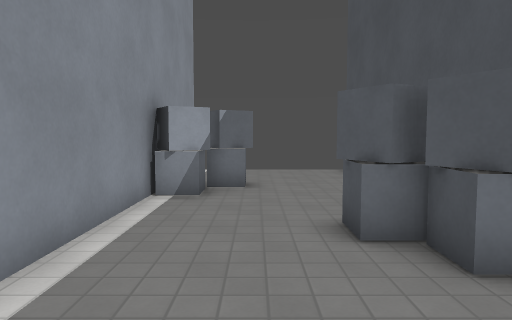
View 1 (above)

12 first-person views from a walk through a Godot game level. The camera is 1.4 m above the floor, tilts 4° down and sees 70° across. The floor is counted in squares, 1 m on a side. Each view is taken from the middle of a square. On the plan, view 1 faces up. The plan holds only what a view shows up to about 16 squares ahead; the rest is blank. Surface patterns are stand-ins for the level's own textures.

View 2
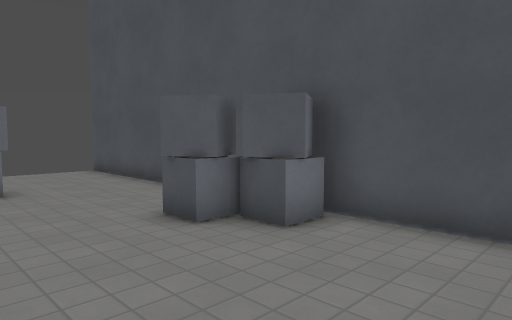

View 3
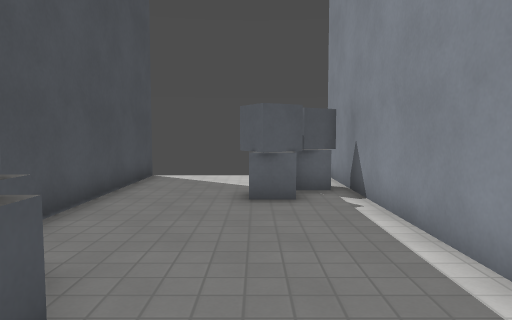

View 4
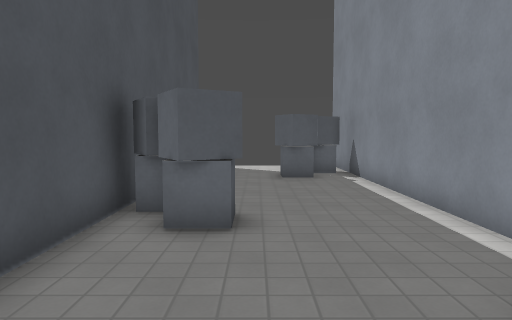

View 5
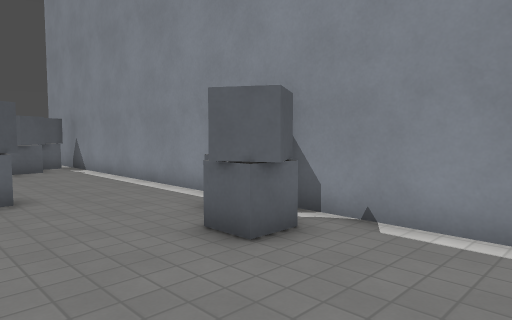

View 6
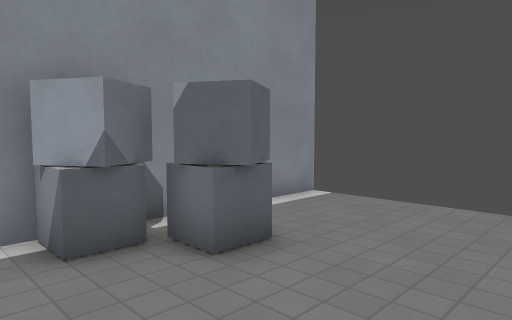

View 7
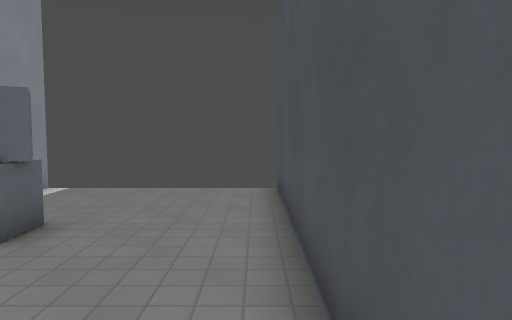

View 8
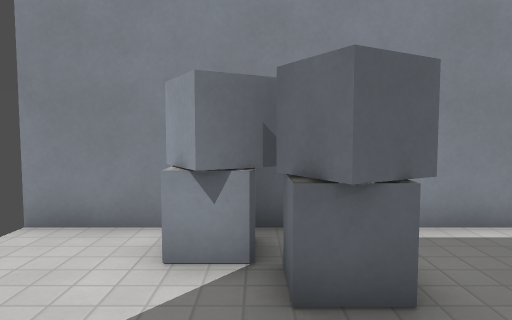

View 9
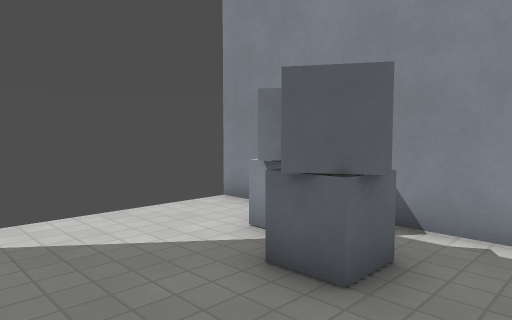

View 10
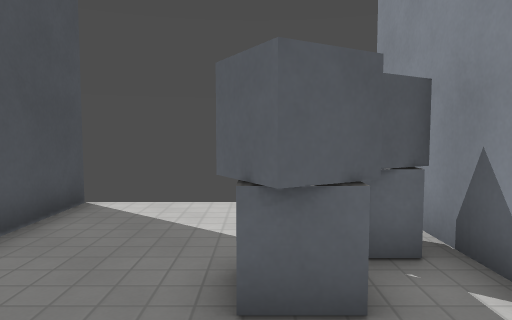

View 11
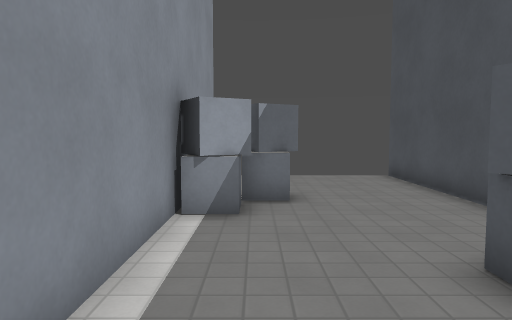

View 12
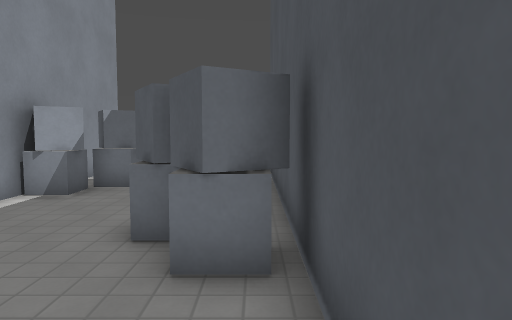

### Floor plan
Points are (right, up) in squares from view 1. A wall is a line through its corners. A room is listed if a view was taken in it or the views show most of it. See-through windows are left out.
Room 1 (views 1, 2, 3, 4, 5, 6, 7, 8, 9, 10, 11, 12)
walls: (1.4, 5.6) (2.1, 6) (2.6, 5.1) (1.8, 4.6) (1.2, 5.7); (2.9, 4.9) (3.4, 4) (2.5, 3.4) (2, 4.4); (-1, 9.5) (-1.5, 10.3) (-0.6, 10.9) (-0.1, 10) (-1, 9.5); (-1.6, 9.6) (-1.1, 8.7) (-1.9, 8.2); (-1, -0.9) (-0.1, -0.4) (0.4, -1.3) (-0.5, -1.8); (-2.1, -2.3) (-1.2, -1.7) (-0.6, -2.6) (-1.6, -3.2); (-2.4, 14.6) (-2.4, -5.5); (3.6, -5.5) (3.6, 14.5)
low walls: (2.5, 4.5) (3.2, 4.5); (3.2, 3.5) (2.2, 3.5) (2.2, 4.7) (1.4, 4.7) (1.4, 5.7) (2.4, 5.7); (-0.9, -0.7) (0.1, -0.7) (0.1, -1.7) (-0.9, -1.7); (-1.4, 10.6) (-0.3, 10.6) (-0.3, 9.6) (-1.3, 9.6) (-1.3, 8.3) (-2.4, 8.3); (-1.9, -2) (-0.9, -2) (-0.9, -3.1)

Positions as (right, up) in squares from view 1, and headings:
1: (0, 0), facing up
2: (-2, 0), facing up-right
3: (0, 7), facing down
4: (1, 11), facing down
5: (3, 14), facing down-left
6: (3, 7), facing up-left
7: (3, 5), facing up
8: (3, -2), facing left
9: (3, 1), facing down-left
10: (0, 2), facing down
11: (-1, 2), facing up
12: (3, 0), facing up
